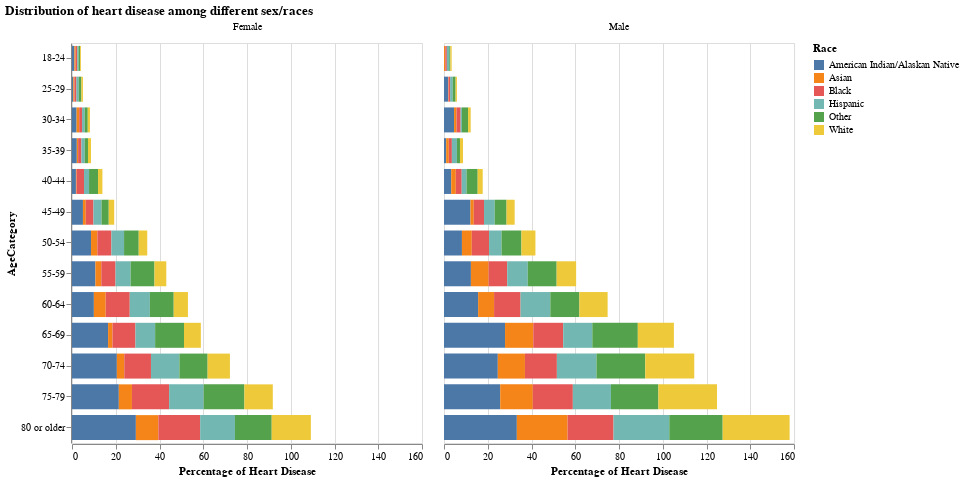

The notebook cell this image was saved under:
### Code cell
age_sex_race

### Figure 1 — Vega-Lite specification as saved in the notebook (floating-point values rounded to 4 significant figures; data arrays with more than 128 entries replaced by an {"elided": "..."} marker saying what was removed)
{"config": {"view": {"continuousWidth": 400, "continuousHeight": 300}}, "data": {"name": "data-296d67128f75e2e7781816c24d819109"}, "mark": {"type": "bar", "height": 25}, "encoding": {"color": {"field": "Race", "type": "nominal"}, "column": {"field": "Sex", "title": null, "type": "nominal"}, "tooltip": [{"field": "Sex", "type": "nominal"}, {"field": "Race", "type": "nominal"}, {"field": "percentage", "type": "quantitative"}], "x": {"field": "percentage", "title": "Percentage of Heart Disease", "type": "quantitative"}, "y": {"field": "AgeCategory", "type": "nominal"}}, "height": 400, "title": "Distribution of heart disease among different sex/races", "width": 350, "$schema": "https://vega.github.io/schema/vega-lite/v4.17.0.json", "datasets": {"data-296d67128f75e2e7781816c24d819109": {"elided": "156 records"}}}
